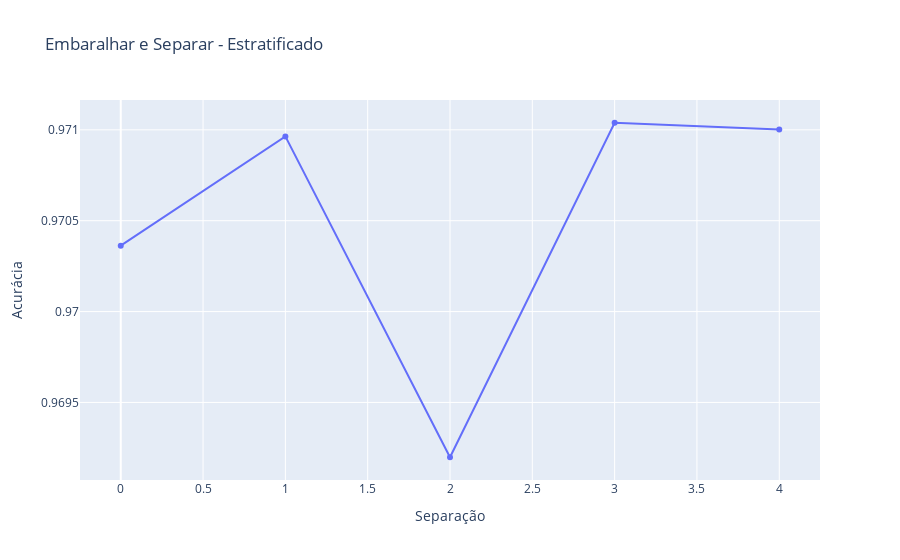

Notebook code for this chart:
### Code cell
fig = go.Figure(data=go.Scatter(x=np.asarray(range(len(acuracia_SSS))), y=np.asarray(acuracia_SSS)))

# Edit the layout
fig.update_layout(title='Embaralhar e Separar - Estratificado',
                   xaxis_title='Separação',
                   yaxis_title='Acurácia')

fig.show()

### Figure 1 — Plotly figure (JSON) as saved in the notebook; plotly's stock layout.template omitted (floating-point values rounded to 4 significant figures)
{"data": [{"type": "scatter", "x": [0, 1, 2, 3, 4], "y": [0.9704, 0.971, 0.9692, 0.971, 0.971]}], "layout": {"title": {"text": "Embaralhar e Separar - Estratificado"}, "xaxis": {"title": {"text": "Separação"}}, "yaxis": {"title": {"text": "Acurácia"}}}}
